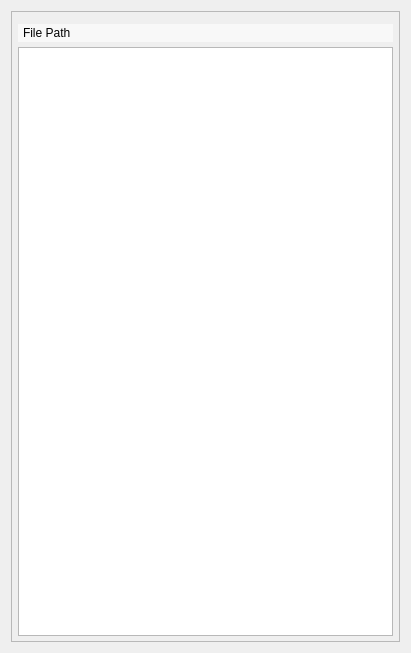
<?xml version="1.0" encoding="UTF-8"?>
<ui version="4.0">
 <class>Form</class>
 <widget class="QWidget" name="Form">
  <property name="geometry">
   <rect>
    <x>0</x>
    <y>0</y>
    <width>411</width>
    <height>653</height>
   </rect>
  </property>
  <property name="windowTitle">
   <string>Form</string>
  </property>
  <layout class="QVBoxLayout" name="verticalLayout_2">
   <item>
    <widget class="QScrollArea" name="scrollArea">
     <property name="widgetResizable">
      <bool>true</bool>
     </property>
     <widget class="QWidget" name="scrollAreaWidgetContents">
      <property name="geometry">
       <rect>
        <x>0</x>
        <y>0</y>
        <width>387</width>
        <height>629</height>
       </rect>
      </property>
      <layout class="QVBoxLayout" name="verticalLayout">
       <property name="spacing">
        <number>5</number>
       </property>
       <property name="leftMargin">
        <number>6</number>
       </property>
       <property name="topMargin">
        <number>12</number>
       </property>
       <property name="rightMargin">
        <number>6</number>
       </property>
       <property name="bottomMargin">
        <number>5</number>
       </property>
       <item>
        <widget class="QLabel" name="filePath">
         <property name="styleSheet">
          <string notr="true">QLabel {
    background-color: rgb(248, 248, 248);
    border: none;
    padding: 2px;
}</string>
         </property>
         <property name="text">
          <string>File Path</string>
         </property>
        </widget>
       </item>
       <item>
        <widget class="QTableView" name="tableView">
         <property name="styleSheet">
          <string notr="true">QLabel {
    background-color: white;
    border: none; /* This removes the border */
    padding: 2px;
}</string>
         </property>
         <property name="alternatingRowColors">
          <bool>true</bool>
         </property>
         <property name="gridStyle">
          <enum>Qt::DotLine</enum>
         </property>
        </widget>
       </item>
      </layout>
     </widget>
    </widget>
   </item>
  </layout>
 </widget>
 <resources/>
 <connections/>
</ui>
